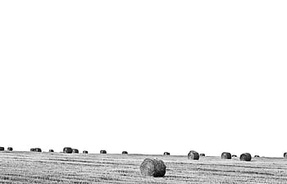
#> input picture gray filters/image2.jpg, 287 x 184 px, shrunk from 350 x 224 before the run
$ python noise_adder.py
#> lines starting #> are read from the running program, lines starting #| are printed output that depends on the picture
from skimage.util import random_noise, img_as_int
import cv2
import numpy as np
import util
NOISE_PERCENTAGES = util.NOISE_PERCENTAGES

if __name__ == "__main__":
    original_image = cv2.imread('image2.jpg', 0)
#> original_image is the input picture: shape (184, 287); min 0, max 255, mean 240.4
    for i in NOISE_PERCENTAGES:
        noisy_img = random_noise(original_image, mode='s&p',
                                amount=i/100)
        gray_noisy_image = np.array(255*noisy_img, dtype='uint8')
        noisy_image_name = f'noisy_image_{i}.png'
        cv2.imwrite(noisy_image_name, gray_noisy_image)
#> this loop made 3 passes
#> pass 1, `noisy_img = random_noise(original_image, mode='s&p', amount=i/100)`:
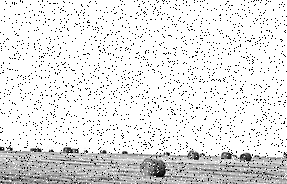
#> noisy_img: shape (184, 287) float64; min 0, max 1, mean 0.897
#> pass 2, `noisy_img = random_noise(original_image, mode='s&p', amount=i/100)`:
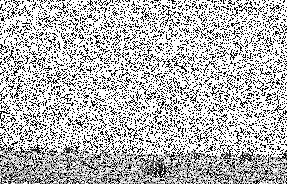
#> noisy_img: shape (184, 287) float64; min 0, max 1, mean 0.725
